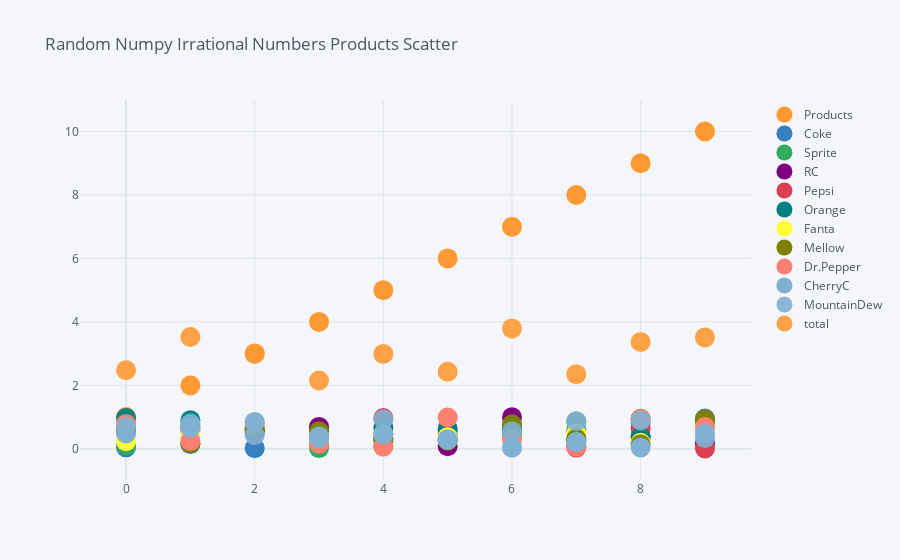

Notebook source saved alongside this figure:
### Code cell
ran.iplot(kind='scatter',mode="markers", size=20, title='Random Numpy Irrational Numbers Products Scatter ')

### Figure 1 — Plotly figure (JSON) as saved in the notebook; plotly's stock layout.template omitted (floating-point values rounded to 4 significant figures)
{"data": [{"line": {"color": "rgba(255, 153, 51, 1.0)", "dash": "solid", "shape": "linear", "width": 1.3}, "marker": {"size": 20, "symbol": "circle"}, "mode": "markers", "name": "Products", "text": "", "type": "scatter", "x": [0, 1, 2, 3, 4, 5, 6, 7, 8, 9], "y": [1, 2, 3, 4, 5, 6, 7, 8, 9, 10]}, {"line": {"color": "rgba(55, 128, 191, 1.0)", "dash": "solid", "shape": "linear", "width": 1.3}, "marker": {"size": 20, "symbol": "circle"}, "mode": "markers", "name": "Coke", "text": "", "type": "scatter", "x": [0, 1, 2, 3, 4, 5, 6, 7, 8, 9], "y": [0.04828, 0.1495, 0.02115, 0.6277, 0.4892, 0.644, 0.7502, 0.5935, 0.8197, 0.9542]}, {"line": {"color": "rgba(50, 171, 96, 1.0)", "dash": "solid", "shape": "linear", "width": 1.3}, "marker": {"size": 20, "symbol": "circle"}, "mode": "markers", "name": "Sprite", "text": "", "type": "scatter", "x": [0, 1, 2, 3, 4, 5, 6, 7, 8, 9], "y": [0.1154, 0.7513, 0.5992, 0.02436, 0.08243, 0.2964, 0.4429, 0.8612, 0.9498, 0.8263]}, {"line": {"color": "rgba(128, 0, 128, 1.0)", "dash": "solid", "shape": "linear", "width": 1.3}, "marker": {"size": 20, "symbol": "circle"}, "mode": "markers", "name": "RC", "text": "", "type": "scatter", "x": [0, 1, 2, 3, 4, 5, 6, 7, 8, 9], "y": [0.5793, 0.6317, 0.6159, 0.6908, 0.327, 0.08291, 0.9971, 0.2736, 0.3969, 0.1791]}, {"line": {"color": "rgba(219, 64, 82, 1.0)", "dash": "solid", "shape": "linear", "width": 1.3}, "marker": {"size": 20, "symbol": "circle"}, "mode": "markers", "name": "Pepsi", "text": "", "type": "scatter", "x": [0, 1, 2, 3, 4, 5, 6, 7, 8, 9], "y": [0.5198, 0.548, 0.5055, 0.2589, 0.9704, 0.444, 0.6987, 0.03983, 0.6394, 0.0109]}, {"line": {"color": "rgba(0, 128, 128, 1.0)", "dash": "solid", "shape": "linear", "width": 1.3}, "marker": {"size": 20, "symbol": "circle"}, "mode": "markers", "name": "Orange", "text": "", "type": "scatter", "x": [0, 1, 2, 3, 4, 5, 6, 7, 8, 9], "y": [0.9711, 0.9005, 0.5673, 0.2946, 0.6634, 0.593, 0.6165, 0.09417, 0.3704, 0.8273]}, {"line": {"color": "rgba(255, 255, 51, 1.0)", "dash": "solid", "shape": "linear", "width": 1.3}, "marker": {"size": 20, "symbol": "circle"}, "mode": "markers", "name": "Fanta", "text": "", "type": "scatter", "x": [0, 1, 2, 3, 4, 5, 6, 7, 8, 9], "y": [0.2421, 0.5417, 0.6994, 0.2575, 0.4596, 0.3689, 0.2906, 0.4909, 0.1894, 0.7141]}, {"line": {"color": "rgba(128, 128, 0, 1.0)", "dash": "solid", "shape": "linear", "width": 1.3}, "marker": {"size": 20, "symbol": "circle"}, "mode": "markers", "name": "Mellow", "text": "", "type": "scatter", "x": [0, 1, 2, 3, 4, 5, 6, 7, 8, 9], "y": [0.5704, 0.1767, 0.6887, 0.5508, 0.2404, 0.2588, 0.7733, 0.325, 0.1457, 0.924]}, {"line": {"color": "rgba(251, 128, 114, 1.0)", "dash": "solid", "shape": "linear", "width": 1.3}, "marker": {"size": 20, "symbol": "circle"}, "mode": "markers", "name": "Dr.Pepper", "text": "", "type": "scatter", "x": [0, 1, 2, 3, 4, 5, 6, 7, 8, 9], "y": [0.7862, 0.2488, 0.831, 0.1604, 0.07187, 0.9893, 0.3078, 0.06536, 0.9433, 0.6899]}, {"line": {"color": "rgba(128, 177, 211, 1.0)", "dash": "solid", "shape": "linear", "width": 1.3}, "marker": {"size": 20, "symbol": "circle"}, "mode": "markers", "name": "CherryC", "text": "", "type": "scatter", "x": [0, 1, 2, 3, 4, 5, 6, 7, 8, 9], "y": [0.4838, 0.6644, 0.8489, 0.3442, 0.4499, 0.2971, 0.03845, 0.2125, 0.04573, 0.479]}, {"line": {"color": "rgba(128, 177, 211, 0.8999999999999999)", "dash": "solid", "shape": "linear", "width": 1.3}, "marker": {"size": 20, "symbol": "circle"}, "mode": "markers", "name": "MountainDew", "text": "", "type": "scatter", "x": [0, 1, 2, 3, 4, 5, 6, 7, 8, 9], "y": [0.6995, 0.7999, 0.4295, 0.3944, 0.9363, 0.2822, 0.5533, 0.8698, 0.8943, 0.34]}, {"line": {"color": "rgba(255, 153, 51, 0.8999999999999999)", "dash": "solid", "shape": "linear", "width": 1.3}, "marker": {"size": 20, "symbol": "circle"}, "mode": "markers", "name": "total", "text": "", "type": "scatter", "x": [0, 1, 2, 3, 4, 5, 6, 7, 8, 9], "y": [2.476, 3.523, 3.008, 2.154, 2.992, 2.429, 3.796, 2.353, 3.366, 3.512]}], "layout": {"legend": {"bgcolor": "#F5F6F9", "font": {"color": "#4D5663"}}, "paper_bgcolor": "#F5F6F9", "plot_bgcolor": "#F5F6F9", "title": {"font": {"color": "#4D5663"}, "text": "Random Numpy Irrational Numbers Products Scatter "}, "xaxis": {"gridcolor": "#E1E5ED", "showgrid": true, "tickfont": {"color": "#4D5663"}, "title": {"font": {"color": "#4D5663"}, "text": ""}, "zerolinecolor": "#E1E5ED"}, "yaxis": {"gridcolor": "#E1E5ED", "showgrid": true, "tickfont": {"color": "#4D5663"}, "title": {"font": {"color": "#4D5663"}, "text": ""}, "zerolinecolor": "#E1E5ED"}}}
